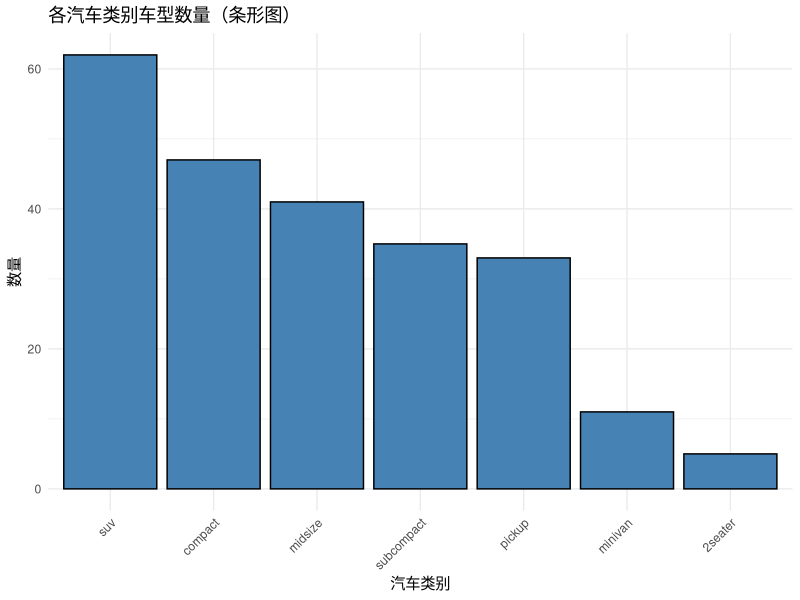
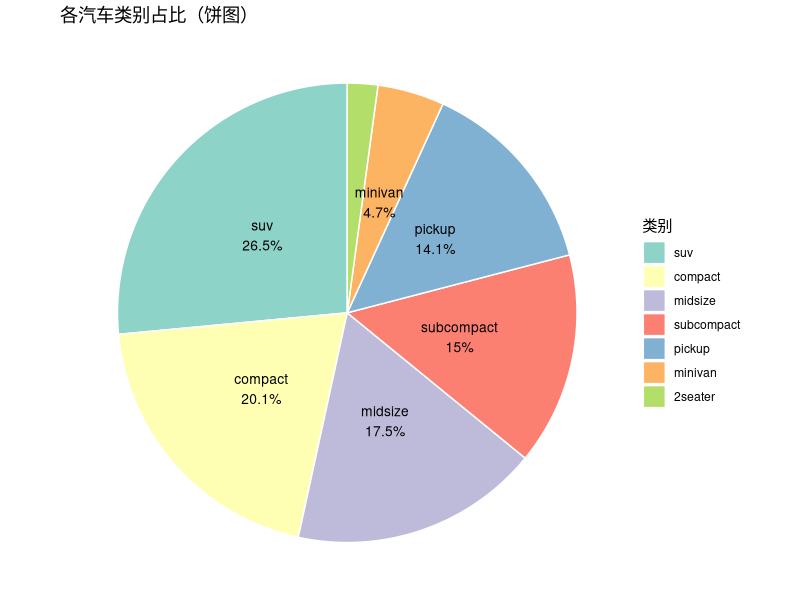
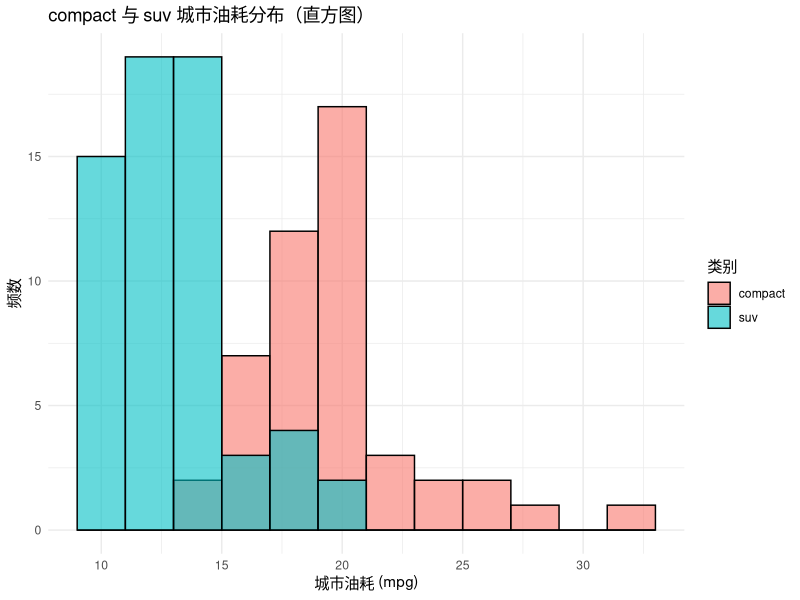
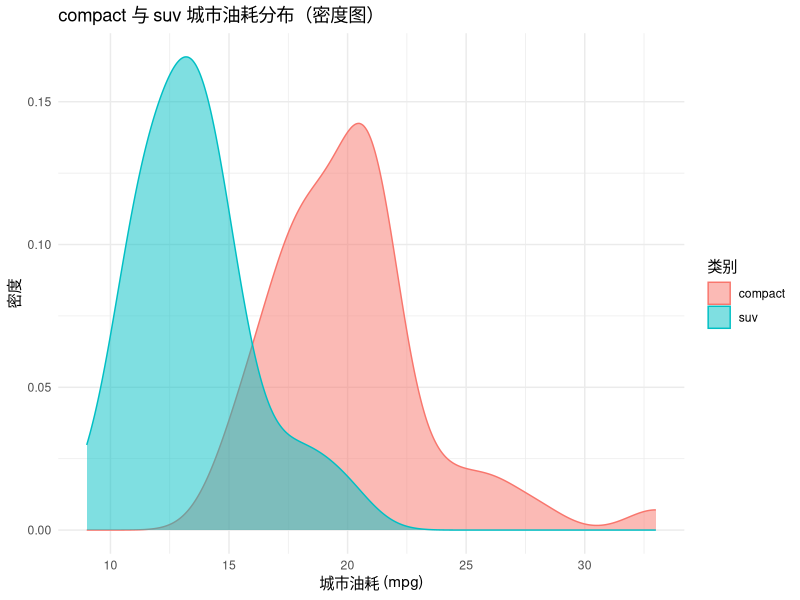

Here is the R script that generated these plots, in order: (Note: this script raises an error after producing the figures.)
# ============================================================
# 练习：使用 ggplot2 的 mpg 数据集
# 文件：practice_week4.R
# 说明：完成第1题（类别数量分布）和第2题（两种类别油耗分布）
# ============================================================

# 1. 加载必要的包 --------------------------------------------------
library(ggplot2)   # 绘图
library(dplyr)     # 数据处理
library(forcats)   # 因子顺序调整（fct_infreq）

# 2. 查看数据集基本信息 --------------------------------------------
cat("===== mpg 数据集基本信息 =====\n")
cat("数据集行数：", nrow(mpg), "\n")
cat("数据集列名：", paste(colnames(mpg), collapse = ", "), "\n\n")

# ============================================================
# 第1题：不同汽车类别 class 的数量分布
# ============================================================

cat("===== 第1题：各类别数量统计 =====\n")

# 统计每种 class 的频数
class_count <- mpg %>%
  group_by(class) %>%
  summarise(count = n()) %>%
  arrange(desc(count))  # 按数量降序

# 用 cat 输出统计表（关键内容）
cat("各类别车型数量（降序）：\n")
print(class_count)
cat("\n")

# 为绘图准备数据：将 class 转为因子，按频数排序（从高到低）
mpg_sorted <- mpg %>%
  mutate(class = fct_infreq(class))  # 自动按频数降序排列因子水平

# ----- 图形1：条形图（geom_bar）-----------------------------------
p1 <- ggplot(mpg_sorted, aes(x = class)) +
  geom_bar(fill = "steelblue", color = "black") +
  labs(
    title = "各汽车类别车型数量（条形图）",
    x = "汽车类别",
    y = "数量"
  ) +
  theme_minimal() +
  theme(axis.text.x = element_text(angle = 45, hjust = 1))

print(p1)
cat(">> 条形图已绘制，按数量从高到低排序。\n\n")

# ----- 图形2：饼图（使用 geom_bar + coord_polar）------------------
# 为饼图准备比例标签
p2_data <- mpg_sorted %>%
  group_by(class) %>%
  summarise(count = n()) %>%
  mutate(prop = count / sum(count),
         label = paste0(class, "\n", round(prop * 100, 1), "%"))

p2 <- ggplot(p2_data, aes(x = "", y = prop, fill = class)) +
  geom_bar(stat = "identity", width = 1, color = "white") +
  coord_polar(theta = "y") +
  labs(
    title = "各汽车类别占比（饼图）",
    fill = "类别"
  ) +
  theme_void() +  # 清空背景、坐标轴
  geom_text(aes(label = label), 
            position = position_stack(vjust = 0.5), 
            size = 3.5, check_overlap = TRUE) +
  scale_fill_brewer(palette = "Set3")

print(p2)
cat(">> 饼图已绘制，显示类别比例。\n\n")

# ============================================================
# 第2题：选择 compact 和 suv，比较城市油耗 cty 的分布
# ============================================================

cat("===== 第2题：compact 与 suv 的城市油耗分布比较 =====\n")

# 筛选两种类别
selected_classes <- c("compact", "suv")
mpg_sub <- mpg %>%
  filter(class %in% selected_classes) %>%
  mutate(class = factor(class, levels = selected_classes))  # 固定顺序

# 输出样本量
cat("compact 样本量：", sum(mpg_sub$class == "compact"), "\n")
cat("suv 样本量：", sum(mpg_sub$class == "suv"), "\n\n")

# ----- 图形3：重叠直方图（调整组距）-------------------------------
# 计算合理组距：使用 Freedman-Diaconis 规则或手动尝试
# 这里手动设置组距为 2（mpg 单位），以清晰展示分布差异
binwidth_val <- 2
cat("直方图组距设置为：", binwidth_val, "\n")

p3 <- ggplot(mpg_sub, aes(x = cty, fill = class)) +
  geom_histogram(binwidth = binwidth_val, 
                 alpha = 0.6, position = "identity", color = "black") +
  labs(
    title = "compact 与 suv 城市油耗分布（直方图）",
    x = "城市油耗 (mpg)",
    y = "频数",
    fill = "类别"
  ) +
  theme_minimal()

print(p3)

# ----- 图形4：核密度图（调整带宽）----------------------------------
# 使用带宽 bw = 1.2（通过尝试，使曲线平滑但不失真）
bw_val <- 1.2
cat("核密度带宽设置为：", bw_val, "\n\n")

p4 <- ggplot(mpg_sub, aes(x = cty, fill = class, color = class)) +
  geom_density(alpha = 0.5, bw = bw_val) +
  labs(
    title = "compact 与 suv 城市油耗分布（密度图）",
    x = "城市油耗 (mpg)",
    y = "密度",
    fill = "类别", color = "类别"
  ) +
  theme_minimal()

print(p4)

cat("===== 所有图形绘制完成 =====\n")
savehistory("practice_week4.Rhistory")
